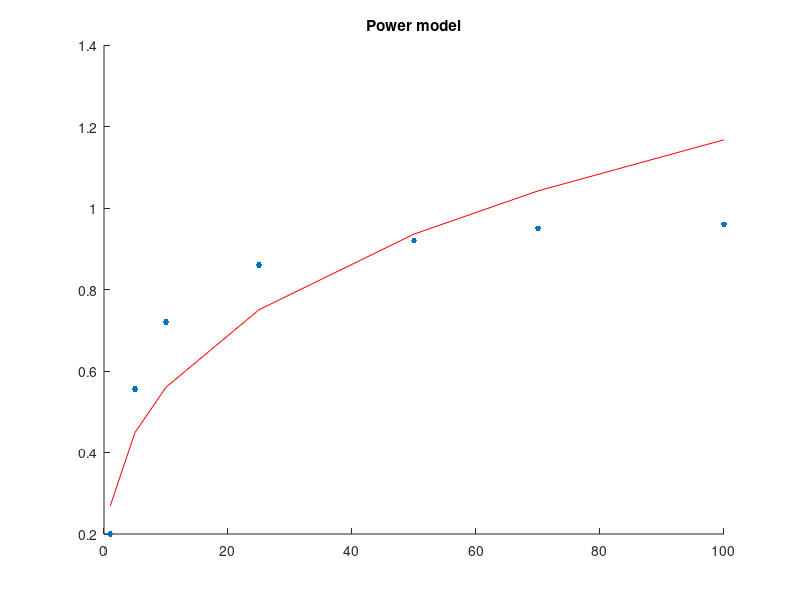
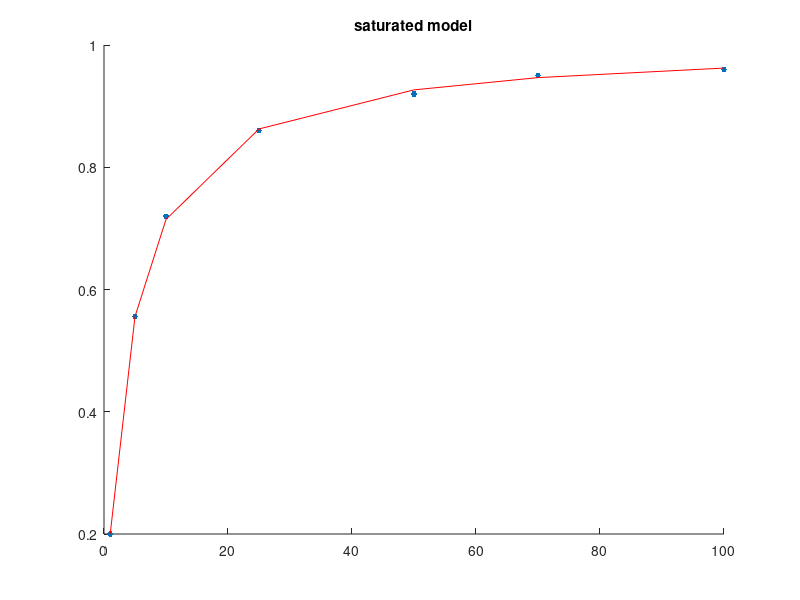

MATLAB code for these plots, in order:
x=[1,5,10,25,50,70,100];
y=[0.2,0.556,0.72,0.86,0.92,0.95,0.96];

% fit a power function to the model
% y=a*x^b
% linearize the above model by taking natural logarithm to both sides
% log(y)=b*log(x)+log(a)

% change y to log(y) and x to log(x)
x_new=log(x);
y_new=log(y);

% fit a linear model to the above data using polyfit function 
% polyfit returns coefficients of the polynomial in the order
% an,an-1,an-2,...,a0
p=polyfit(x_new,y_new,1); % degree 1 polynomial

b=p(1); % parameter b
a=exp(p(2)); % as log(a)=p(2)

% predict the value of y
y_pred=a*x.^b;

% plot
figure; % create an empty figure
hold on
plot(x,y,'.','MarkerSize',13)
plot(x,y_pred,'r')
title("Power model")
hold off


%%%%%%%%%%%%%%%%%%%%%%%%%%%%%%%%%%%%%%%%%%%%%%%%%%%%%%%%%%
%%%%%%%%%%%%%%%%%%%%%%%%%%%%%%%%%%%%%%%%%%%%%%%%%%%%%%
% again fit a saturation model
% y=a*x/(b+x)

% linearize the model
% y=a/((b/x)+1)
% b/x +1=a/y
% (b/a)*(1/x)+1/a=1/y this is the linearized model

% get the value of modified x and y
x_mod=1./x;

y_mod=1./y;

% fit a simple linear regression
p=polyfit(x_mod,y_mod,1);

% get the paramters value
p1=p(1);
p2=p(2);

a=1/p2; % as 1/a=p2

b=p1*a; % as (b/a)=p1

% get the predicted y value
y_pred=a*x./(x+b);

% plot
figure; % second figure
hold on
plot(x,y,'.','MarkerSize',13)
plot(x,y_pred,'r')
title("saturated model")
hold off
